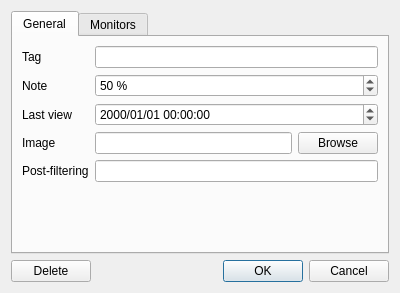
<?xml version="1.0" encoding="UTF-8"?>
<ui version="4.0">
 <class>FavoriteWindow</class>
 <widget class="QDialog" name="FavoriteWindow">
  <property name="geometry">
   <rect>
    <x>0</x>
    <y>0</y>
    <width>400</width>
    <height>293</height>
   </rect>
  </property>
  <property name="sizePolicy">
   <sizepolicy hsizetype="Fixed" vsizetype="Fixed">
    <horstretch>0</horstretch>
    <verstretch>0</verstretch>
   </sizepolicy>
  </property>
  <property name="windowTitle">
   <string>Edit a favorite</string>
  </property>
  <property name="windowIcon">
   <iconset resource="../resources/resources.qrc">
    <normaloff>:/images/icon.ico</normaloff>:/images/icon.ico</iconset>
  </property>
  <layout class="QVBoxLayout" name="verticalLayout">
   <item>
    <widget class="QTabWidget" name="tabWidget">
     <property name="currentIndex">
      <number>0</number>
     </property>
     <widget class="QWidget" name="tabGeneral">
      <attribute name="title">
       <string>General</string>
      </attribute>
      <layout class="QFormLayout" name="formLayout">
       <item row="0" column="0">
        <widget class="QLabel" name="tagLabel">
         <property name="whatsThis">
          <string>Tag corresponding to the favorite. It is not often useful to change it.</string>
         </property>
         <property name="text">
          <string>Tag</string>
         </property>
        </widget>
       </item>
       <item row="0" column="1">
        <widget class="QLineEdit" name="tagLineEdit"/>
       </item>
       <item row="1" column="0">
        <widget class="QLabel" name="noteLabel">
         <property name="whatsThis">
          <string>Between 0 and 100, the note can be used to sort the favorites in preference order.</string>
         </property>
         <property name="text">
          <string>Note</string>
         </property>
        </widget>
       </item>
       <item row="1" column="1">
        <widget class="QSpinBox" name="noteSpinBox">
         <property name="suffix">
          <string> %</string>
         </property>
         <property name="maximum">
          <number>100</number>
         </property>
         <property name="value">
          <number>50</number>
         </property>
        </widget>
       </item>
       <item row="2" column="0">
        <widget class="QLabel" name="lastViewedLabel">
         <property name="whatsThis">
          <string>Last time you clicked on &quot;Mark as viewed&quot;.</string>
         </property>
         <property name="text">
          <string>Last view</string>
         </property>
        </widget>
       </item>
       <item row="2" column="1">
        <widget class="QDateTimeEdit" name="lastViewedDateTimeEdit">
         <property name="displayFormat">
          <string>yyyy/MM/dd HH:mm:ss</string>
         </property>
        </widget>
       </item>
       <item row="3" column="0">
        <widget class="QLabel" name="imageLabel">
         <property name="whatsThis">
          <string>Image whose icon will be displayed in the favorites list.</string>
         </property>
         <property name="text">
          <string>Image</string>
         </property>
        </widget>
       </item>
       <item row="3" column="1">
        <layout class="QHBoxLayout" name="layoutImage" stretch="1,0">
         <item>
          <widget class="QLineEdit" name="imageLineEdit">
           <property name="sizePolicy">
            <sizepolicy hsizetype="Expanding" vsizetype="Fixed">
             <horstretch>0</horstretch>
             <verstretch>0</verstretch>
            </sizepolicy>
           </property>
           <property name="readOnly">
            <bool>false</bool>
           </property>
          </widget>
         </item>
         <item>
          <widget class="QPushButton" name="openButton">
           <property name="text">
            <string>Browse</string>
           </property>
          </widget>
         </item>
        </layout>
       </item>
       <item row="4" column="0">
        <widget class="QLabel" name="postFilteringLabel">
         <property name="text">
          <string>Post-filtering</string>
         </property>
        </widget>
       </item>
       <item row="4" column="1">
        <widget class="QLineEdit" name="postFilteringLineEdit"/>
       </item>
      </layout>
     </widget>
     <widget class="QWidget" name="tabMonitoring">
      <attribute name="title">
       <string>Monitors</string>
      </attribute>
      <layout class="QFormLayout" name="formLayout_3">
       <item row="0" column="0">
        <widget class="QLabel" name="labelMonitoringSource">
         <property name="text">
          <string>Source</string>
         </property>
        </widget>
       </item>
       <item row="0" column="1">
        <widget class="QComboBox" name="comboMonitoringSource"/>
       </item>
       <item row="1" column="0">
        <widget class="QLabel" name="labelMonitoringInterval">
         <property name="text">
          <string>Monitoring interval</string>
         </property>
        </widget>
       </item>
       <item row="1" column="1">
        <widget class="QSpinBox" name="spinMonitoringInterval">
         <property name="suffix">
          <string> min</string>
         </property>
         <property name="maximum">
          <number>100000</number>
         </property>
        </widget>
       </item>
       <item row="2" column="0" colspan="2">
        <widget class="QLabel" name="labelMonitoringIntervalHelp">
         <property name="text">
          <string>&lt;i&gt;Set the interval to 0 to disable monitoring.&lt;/i&gt;</string>
         </property>
         <property name="wordWrap">
          <bool>true</bool>
         </property>
        </widget>
       </item>
       <item row="3" column="0" colspan="2">
        <widget class="QCheckBox" name="checkMonitoingDownload">
         <property name="text">
          <string>Download</string>
         </property>
        </widget>
       </item>
       <item row="4" column="0">
        <widget class="QLabel" name="labelPathOverride">
         <property name="text">
          <string>Path</string>
         </property>
        </widget>
       </item>
       <item row="5" column="0">
        <widget class="QLabel" name="labelFilenameOverride">
         <property name="text">
          <string>Filename</string>
         </property>
        </widget>
       </item>
       <item row="6" column="0" colspan="2">
        <widget class="QLabel" name="labelOverrideHelp">
         <property name="text">
          <string>&lt;i&gt;Leave empty to use default settings.&lt;/i&gt;</string>
         </property>
        </widget>
       </item>
       <item row="4" column="1">
        <widget class="QLineEdit" name="linePathOverride"/>
       </item>
       <item row="5" column="1">
        <widget class="QLineEdit" name="lineFilenameOverride"/>
       </item>
      </layout>
     </widget>
    </widget>
   </item>
   <item>
    <layout class="QHBoxLayout" name="horizontalLayout_2">
     <item>
      <widget class="QPushButton" name="buttonRemove">
       <property name="text">
        <string>Delete</string>
       </property>
      </widget>
     </item>
     <item>
      <spacer name="horizontalSpacer">
       <property name="orientation">
        <enum>Qt::Horizontal</enum>
       </property>
       <property name="sizeHint" stdset="0">
        <size>
         <width>40</width>
         <height>20</height>
        </size>
       </property>
      </spacer>
     </item>
     <item>
      <widget class="QDialogButtonBox" name="buttonBox">
       <property name="orientation">
        <enum>Qt::Horizontal</enum>
       </property>
       <property name="standardButtons">
        <set>QDialogButtonBox::Cancel|QDialogButtonBox::Ok</set>
       </property>
      </widget>
     </item>
    </layout>
   </item>
  </layout>
 </widget>
 <resources>
  <include location="../resources/resources.qrc"/>
 </resources>
 <connections>
  <connection>
   <sender>buttonBox</sender>
   <signal>accepted()</signal>
   <receiver>FavoriteWindow</receiver>
   <slot>accept()</slot>
   <hints>
    <hint type="sourcelabel">
     <x>293</x>
     <y>141</y>
    </hint>
    <hint type="destinationlabel">
     <x>157</x>
     <y>274</y>
    </hint>
   </hints>
  </connection>
  <connection>
   <sender>buttonBox</sender>
   <signal>rejected()</signal>
   <receiver>FavoriteWindow</receiver>
   <slot>reject()</slot>
   <hints>
    <hint type="sourcelabel">
     <x>293</x>
     <y>141</y>
    </hint>
    <hint type="destinationlabel">
     <x>286</x>
     <y>274</y>
    </hint>
   </hints>
  </connection>
 </connections>
 <slots>
  <slot>removeFavorite()</slot>
 </slots>
</ui>
